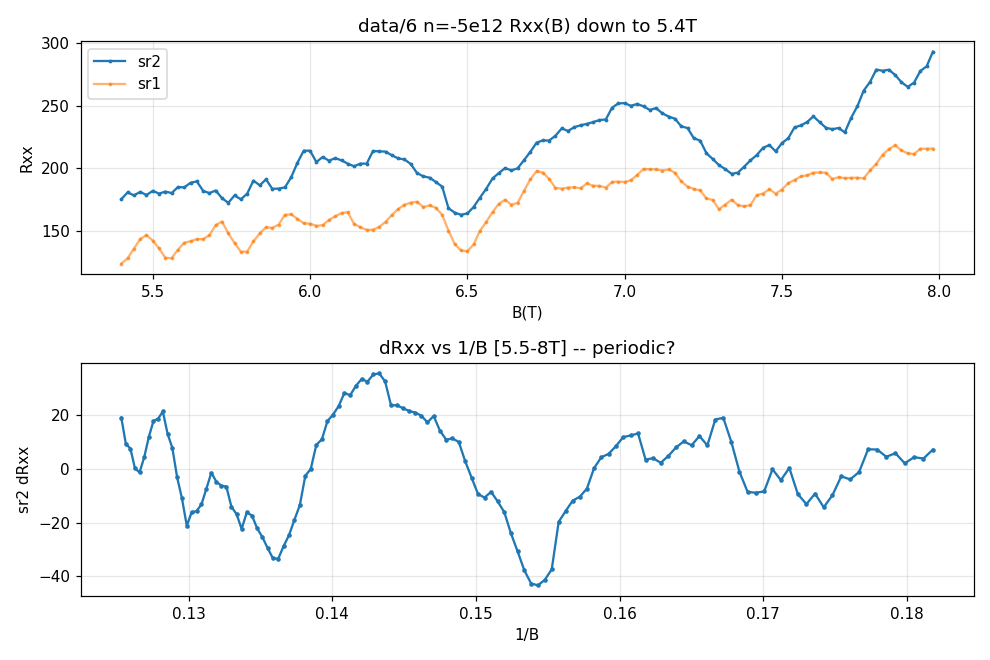

The script that saved this image:
import numpy as np, os, json, matplotlib
matplotlib.use('Agg'); import matplotlib.pyplot as plt
import scipy.constants as cst
from scipy.signal import find_peaks
d="data/6"
cols=json.load(open(os.path.join(d,"metadata.json")))["columns"]
raw=np.genfromtxt(os.path.join(d,"data.tsv"),delimiter="\t")
C={}; seen={}
for i,c in enumerate(cols):
    k=c if c not in seen else c+f".{seen[c]}"; seen[c]=seen.get(c,0)+1; C[k]=raw[:,i]
B=C['magnet_mag']; I=np.abs(C['sr0_X']/1e6)
def proj(ch):
    X=C[ch+'_X']; Y=C[ch+'_Y']; th=np.arctan2(np.median(Y),np.median(X))
    return (X*np.cos(th)+Y*np.sin(th))/I, (-X*np.sin(th)+Y*np.cos(th))/I
R2,q2=proj('sr2'); R1,q1=proj('sr1')
m=B>0.02; o=np.argsort(B[m]); B=B[m][o]; R2=R2[m][o]; R1=R1[m][o]; q2=q2[m][o]
FL=cst.h*5e16/(4*cst.e); noise=np.std(np.diff(q2))/np.sqrt(2)
print(f"n=-5e12 F_L={FL:.0f}T  B {B.min():.2f}-{B.max():.2f}T  quad-noise={noise:.2f} Ohm")
sel=(B>=5.5)&(B<=8); Bw=B[sel]
for nm,R in [('sr2',R2),('sr1',R1)]:
    Rw=R[sel]; p=np.polyfit(Bw,Rw,3); dR=Rw-np.polyval(p,Bw)
    print(f"  {nm} [{Bw.min():.1f}-{Bw.max():.1f}T]: dRxx amp={np.std(dR):.1f} Ohm  SNR={np.std(dR)/noise:.1f}")
fig,ax=plt.subplots(2,1,figsize=(9,6))
ax[0].plot(B,R2,'.-',ms=3,label='sr2'); ax[0].plot(B,R1,'.-',ms=3,alpha=.6,label='sr1')
ax[0].set_xlabel('B(T)'); ax[0].set_ylabel('Rxx'); ax[0].legend(); ax[0].grid(alpha=.3); ax[0].set_title(f'data/6 n=-5e12 Rxx(B) down to {B.min():.1f}T')
p=np.polyfit(Bw,R2[sel],3); dR=R2[sel]-np.polyval(p,Bw)
ax[1].plot(1/Bw,dR,'.-',ms=4); ax[1].set_xlabel('1/B'); ax[1].set_ylabel('sr2 dRxx'); ax[1].grid(alpha=.3); ax[1].set_title('dRxx vs 1/B [5.5-8T] -- periodic?')
plt.tight_layout(); plt.savefig('hera_scratch/ckpt6.png',dpi=110); print("saved")
